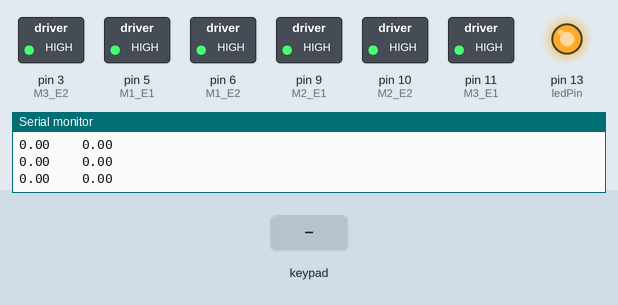
Simulated run of this sketch. Board: Arduino Uno, built with avr-gcc and run on an emulated ATmega328P. Parts: switched loads named in the sketch (green lamp = pin HIGH), output pins drawn as LEDs (lit = HIGH), the last lines printed to the serial monitor. The test bench sets the inputs (shaded band).

Above: at 1.5 s.
1.6 s: key 'U' pressed
At 1.8 s:
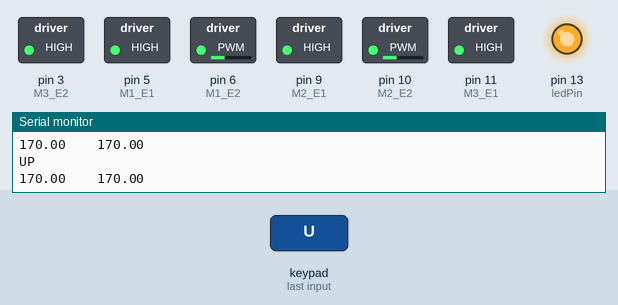
3.5 s: key 'D' pressed
At 3.7 s:
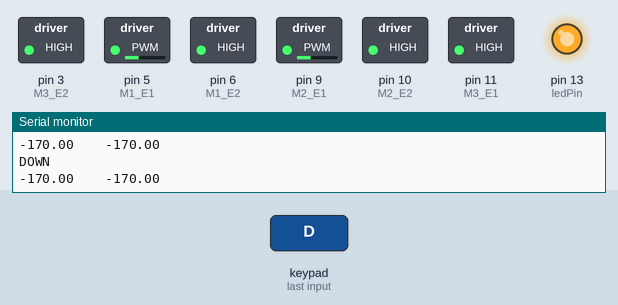
5.4 s: key 'L' pressed
At 5.6 s:
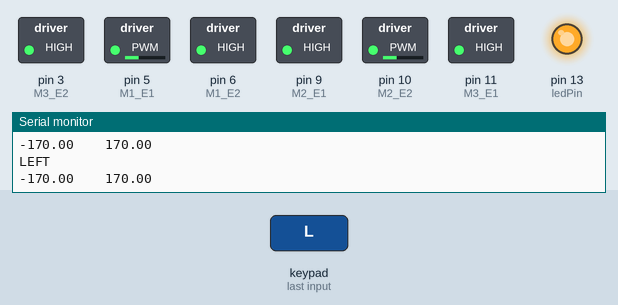
7.3 s: key 'R' pressed
At 7.5 s:
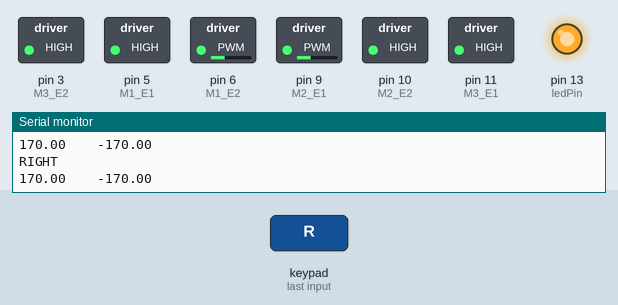
9.2 s: key 'O' pressed
At 9.43 s:
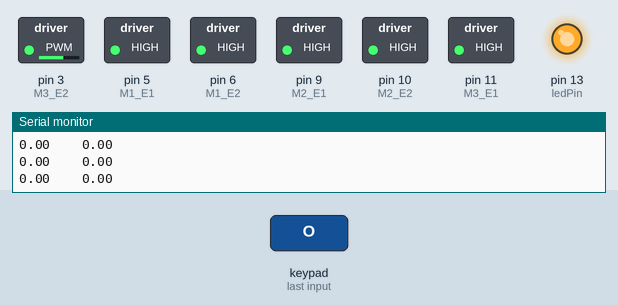
11.1 s: key 'U' pressed
At 12.6 s:
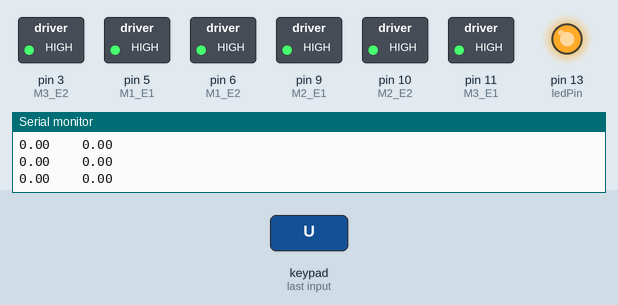
Timing chart, 0 to 14.0 s (numbered marks = the images above; inputs shaded):
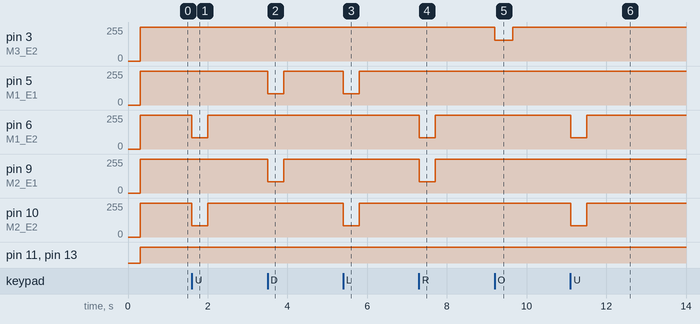

Measured:
- after the input at 1.6 s, pin 6 (M1_E2), pin 10 (M2_E2): 255/255 → 85/255 at once, → 255/255 0.40 s later
- after the input at 3.5 s, pin 5 (M1_E1), pin 9 (M2_E1): 255/255 → 85/255 at once, → 255/255 0.40 s later
- after the input at 5.4 s, pin 5 (M1_E1), pin 10 (M2_E2): 255/255 → 85/255 at once, → 255/255 0.40 s later
- after the input at 7.3 s, pin 6 (M1_E2), pin 9 (M2_E1): 255/255 → 85/255 at once, → 255/255 0.40 s later
- after the input at 9.2 s, pin 3 (M3_E2): 255/255 → 155/255 at once, → 255/255 0.45 s later
- after the input at 11.1 s, pin 6 (M1_E2), pin 10 (M2_E2): 255/255 → 85/255 at once, → 255/255 0.40 s later

The sketch:

proMiniMotor.ino
```cpp
/*
This program is writed by LOK CHON MOU in 2019-03

Pins used:
Digital inputs 5 & 6 are connected to A4950 motor drive as PWM input
Digital inputs 9 & 10 are connected to A4950 motor drive as PWM input
Digital inputs 11 & 3 are connected to A4950 motor drive as PWM input
For PS2 remote : D2, D4, D7 and D8 is connected

*/
//#############################
#include <PS2X_lib.h>
//#############################
#define M1_E1 5
#define M1_E2 6

#define M2_E1 9
#define M2_E2 10

#define M3_E1 11
#define M3_E2 3
// for PS2 remote, the pin order
//is data, command, Vmotor, GND, 3V3, Attention, Clock, NC, Acknowledge
#define DATA 2
#define COMMAND 4
#define ATTENTION 7
#define CLOCK 8

#define ledPin 13       //state led in D13, use for debug

#define maximum_speed_boosters   255.0    //turbo_maximum speed
#define maximum_speed   170.0      //common_maximum speed


//#############################
PS2X ps2x;
int error = 99;
byte type = 99;
byte vibrate = 0;

float joystick_X, joystick_Y;
float speed_change;

boolean inverse_motor_direction[]={false, false, false};

unsigned long timer; // timer 0 is adjusted, 64 = 1ms

void setup() {

    pinMode(M1_E1, OUTPUT);
    pinMode(M1_E2, OUTPUT);

    pinMode(M2_E1, OUTPUT);
    pinMode(M2_E2, OUTPUT);

    pinMode(M3_E1, OUTPUT);
    pinMode(M3_E2, OUTPUT);

    pinMode(ledPin, OUTPUT);
    // set the pin 5, 6 pwm frequency, ATMEGA 328 is timer 0
    // set the pin 9, 10 pwm frequency, ATMEGA 328 is timer 1
    // set the pin 11, 3 pwm frequency, ATMEGA 328 is timer 2
    //TCCR0B = TCCR0B & 0b11111000 | 1;
    //TCCR1B = TCCR1B & 0b11111000 | 1;
    //TCCR2B = TCCR2B & 0b11111000 | 1;

    Serial.begin(115200);

    delay(300);
    error = ps2x.config_gamepad(CLOCK, COMMAND, ATTENTION, DATA, true, true);
    type = ps2x.readType();
    speed_change = maximum_speed;
}

void loop() {

    if (millis() - timer >= 50) {
        timer = millis();

        if (error != 0 || type != 1) {
            digitalWrite(ledPin, LOW);
            error = ps2x.config_gamepad(CLOCK, COMMAND, ATTENTION, DATA, true, true);
            type = ps2x.readType();

        }
        else {
            if (type == 1)  {
                digitalWrite(ledPin, HIGH);
                ps2x.read_gamepad(false, vibrate);

                //turbo_mode-----------------------------
                if(ps2x.Button(PSB_R2)) speed_change = maximum_speed_boosters;
                else speed_change = maximum_speed;

                //---------------------------------------
                joystick_X = map(ps2x.Analog(PSS_LX),0.0,255.0,speed_change,-speed_change);
                joystick_Y = map(ps2x.Analog(PSS_LY),0.0,255.0,speed_change,-speed_change);

                if(ps2x.Button(PSB_PAD_UP)) {joystick_Y=speed_change; Serial.println("UP");}
                if(ps2x.Button(PSB_PAD_DOWN)) {joystick_Y=-speed_change; Serial.println("DOWN");}
                if(ps2x.Button(PSB_PAD_LEFT)) {joystick_X= speed_change; Serial.println("LEFT");}
                if(ps2x.Button(PSB_PAD_RIGHT)) {joystick_X=-speed_change; Serial.println("RIGHT");}

                if (abs(joystick_X)<=5.0) joystick_X=0.0;
                if (abs(joystick_Y)<=5.0) joystick_Y=0.0;
                float v=(speed_change-abs(joystick_X))*(joystick_Y/speed_change)+joystick_Y;
                float w=(speed_change-abs(joystick_Y))*(joystick_X/speed_change)+joystick_X;

                float output_R=(v+w)/2.0;
                float output_L=(v-w)/2.0;
                Serial.print(output_L);
                Serial.print("    ");
                Serial.println(output_R);

                if(ps2x.Button(PSB_CIRCLE) || ps2x.Button(PSB_SQUARE)) {kick(100);}
                else {kick(0);}

                // control motor---------------------------
                walkControl(output_L, output_R);
            }
        }
    }
}
```

function.ino
```cpp
void driveMotor1(int out) {
    if (out > 0) {
        out = map(out, 0, 255, 255, 0);
        analogWrite(inverse_motor_direction[0] ? M1_E1 : M1_E2, out);
        analogWrite(inverse_motor_direction[0] ? M1_E2 : M1_E1, 255);
    }
    else {
        out = map(out, 0, -255, -255, 0);
        analogWrite(inverse_motor_direction[0] ? M1_E1 : M1_E2, 255);
        analogWrite(inverse_motor_direction[0] ? M1_E2 : M1_E1, abs(out));
    }
}

void driveMotor2(int out) {
    if (out > 0) {
        out = map(out, 0, 255, 255, 0);
        analogWrite(inverse_motor_direction[1] ? M2_E1 : M2_E2, out);
        analogWrite(inverse_motor_direction[1] ? M2_E2 : M2_E1, 255);
    }
    else {
        out = map(out, 0, -255, -255, 0);
        analogWrite(inverse_motor_direction[1] ? M2_E1 : M2_E2, 255);
        analogWrite(inverse_motor_direction[1] ? M2_E2 : M2_E1, abs(out));
    }
}

void driveMotor3(int out) {
    if (out > 0) {
        out = map(out, 0, 255, 255, 0);
        analogWrite(inverse_motor_direction[2] ? M3_E1 : M3_E2, out);
        analogWrite(inverse_motor_direction[2] ? M3_E2 : M3_E1, 255);
    }
    else {
        out = map(out, 0, -255, -255, 0);
        analogWrite(inverse_motor_direction[2] ? M3_E1 : M3_E2, 255);
        analogWrite(inverse_motor_direction[2] ? M3_E2 : M3_E1, abs(out));
    }
}

void stop(){
    walkControl(0,0);
}

void kick(int a){
    driveMotor3(a);
}

void walkControl(int left, int right){
    driveMotor1(left);
    driveMotor2(right);
}
```
